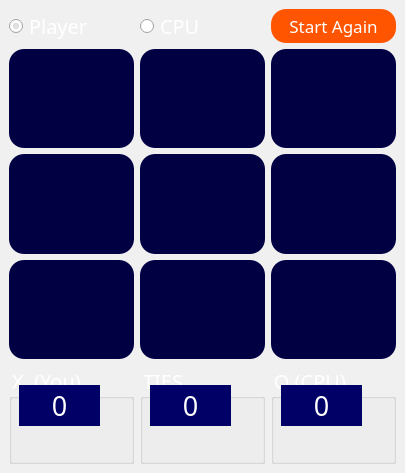
<?xml version="1.0" encoding="UTF-8"?>
<ui version="4.0">
 <class>MainWindow</class>
 <widget class="QMainWindow" name="MainWindow">
  <property name="geometry">
   <rect>
    <x>0</x>
    <y>0</y>
    <width>352</width>
    <height>473</height>
   </rect>
  </property>
  <property name="palette">
   <palette>
    <active>
     <colorrole role="Window">
      <brush brushstyle="SolidPattern">
       <color alpha="255">
        <red>0</red>
        <green>0</green>
        <blue>103</blue>
       </color>
      </brush>
     </colorrole>
    </active>
    <inactive>
     <colorrole role="Window">
      <brush brushstyle="SolidPattern">
       <color alpha="255">
        <red>240</red>
        <green>240</green>
        <blue>240</blue>
       </color>
      </brush>
     </colorrole>
    </inactive>
    <disabled>
     <colorrole role="Window">
      <brush brushstyle="SolidPattern">
       <color alpha="255">
        <red>0</red>
        <green>0</green>
        <blue>103</blue>
       </color>
      </brush>
     </colorrole>
    </disabled>
   </palette>
  </property>
  <property name="font">
   <font>
    <family>Forte</family>
   </font>
  </property>
  <property name="windowTitle">
   <string>MainWindow</string>
  </property>
  <widget class="QWidget" name="centralwidget">
   <layout class="QGridLayout" name="gridLayout">
    <item row="0" column="0">
     <widget class="QRadioButton" name="Player">
      <property name="enabled">
       <bool>true</bool>
      </property>
      <property name="font">
       <font>
        <family>Forte</family>
        <pointsize>15</pointsize>
       </font>
      </property>
      <property name="styleSheet">
       <string notr="true">color:#ffffff;</string>
      </property>
      <property name="text">
       <string>Player </string>
      </property>
      <property name="checkable">
       <bool>true</bool>
      </property>
      <property name="checked">
       <bool>true</bool>
      </property>
     </widget>
    </item>
    <item row="0" column="1">
     <widget class="QRadioButton" name="CPU">
      <property name="font">
       <font>
        <family>Forte</family>
        <pointsize>15</pointsize>
       </font>
      </property>
      <property name="styleSheet">
       <string notr="true">color:#ffffff;</string>
      </property>
      <property name="text">
       <string>CPU</string>
      </property>
     </widget>
    </item>
    <item row="0" column="2">
     <widget class="QPushButton" name="btn_startagain">
      <property name="sizePolicy">
       <sizepolicy hsizetype="Minimum" vsizetype="Minimum">
        <horstretch>0</horstretch>
        <verstretch>0</verstretch>
       </sizepolicy>
      </property>
      <property name="font">
       <font>
        <family>Forte</family>
        <pointsize>13</pointsize>
       </font>
      </property>
      <property name="styleSheet">
       <string notr="true">background-color:rgb(255, 85, 0);
color:#ffffff;
border-radius:15px;
box-shadow:20px 20px #888888;</string>
      </property>
      <property name="text">
       <string>Start Again</string>
      </property>
     </widget>
    </item>
    <item row="1" column="0">
     <widget class="QPushButton" name="btn_1">
      <property name="sizePolicy">
       <sizepolicy hsizetype="Minimum" vsizetype="Minimum">
        <horstretch>0</horstretch>
        <verstretch>0</verstretch>
       </sizepolicy>
      </property>
      <property name="font">
       <font>
        <family>Forte</family>
        <pointsize>40</pointsize>
       </font>
      </property>
      <property name="styleSheet">
       <string notr="true">background-color:rgb(0, 0, 67);
border-radius:15px;
box-shadow:20px 20px #888888;</string>
      </property>
      <property name="text">
       <string/>
      </property>
     </widget>
    </item>
    <item row="1" column="1">
     <widget class="QPushButton" name="btn_2">
      <property name="sizePolicy">
       <sizepolicy hsizetype="Minimum" vsizetype="Minimum">
        <horstretch>0</horstretch>
        <verstretch>0</verstretch>
       </sizepolicy>
      </property>
      <property name="font">
       <font>
        <family>Forte</family>
        <pointsize>40</pointsize>
       </font>
      </property>
      <property name="styleSheet">
       <string notr="true">background-color:rgb(0, 0, 67);
border-radius:15px;
box-shadow:20px 20px #888888;</string>
      </property>
      <property name="text">
       <string/>
      </property>
     </widget>
    </item>
    <item row="1" column="2">
     <widget class="QPushButton" name="btn_3">
      <property name="sizePolicy">
       <sizepolicy hsizetype="Minimum" vsizetype="Minimum">
        <horstretch>0</horstretch>
        <verstretch>0</verstretch>
       </sizepolicy>
      </property>
      <property name="font">
       <font>
        <family>Forte</family>
        <pointsize>40</pointsize>
       </font>
      </property>
      <property name="styleSheet">
       <string notr="true">background-color:rgb(0, 0, 67);
border-radius:15px;
box-shadow:20px 20px #888888;</string>
      </property>
      <property name="text">
       <string/>
      </property>
     </widget>
    </item>
    <item row="2" column="0">
     <widget class="QPushButton" name="btn_4">
      <property name="sizePolicy">
       <sizepolicy hsizetype="Minimum" vsizetype="Minimum">
        <horstretch>0</horstretch>
        <verstretch>0</verstretch>
       </sizepolicy>
      </property>
      <property name="font">
       <font>
        <family>Forte</family>
        <pointsize>40</pointsize>
       </font>
      </property>
      <property name="styleSheet">
       <string notr="true">background-color:rgb(0, 0, 67);
border-radius:15px;
box-shadow:20px 20px #888888;</string>
      </property>
      <property name="text">
       <string/>
      </property>
     </widget>
    </item>
    <item row="2" column="1">
     <widget class="QPushButton" name="btn_5">
      <property name="sizePolicy">
       <sizepolicy hsizetype="Minimum" vsizetype="Minimum">
        <horstretch>0</horstretch>
        <verstretch>0</verstretch>
       </sizepolicy>
      </property>
      <property name="font">
       <font>
        <family>Forte</family>
        <pointsize>40</pointsize>
       </font>
      </property>
      <property name="styleSheet">
       <string notr="true">background-color:rgb(0, 0, 67);
border-radius:15px;
box-shadow:20px 20px #888888;</string>
      </property>
      <property name="text">
       <string/>
      </property>
     </widget>
    </item>
    <item row="2" column="2">
     <widget class="QPushButton" name="btn_6">
      <property name="sizePolicy">
       <sizepolicy hsizetype="Minimum" vsizetype="Minimum">
        <horstretch>0</horstretch>
        <verstretch>0</verstretch>
       </sizepolicy>
      </property>
      <property name="font">
       <font>
        <family>Forte</family>
        <pointsize>40</pointsize>
       </font>
      </property>
      <property name="styleSheet">
       <string notr="true">background-color:rgb(0, 0, 67);
border-radius:15px;
box-shadow:20px 20px #888888;</string>
      </property>
      <property name="text">
       <string/>
      </property>
     </widget>
    </item>
    <item row="3" column="0">
     <widget class="QPushButton" name="btn_7">
      <property name="sizePolicy">
       <sizepolicy hsizetype="Minimum" vsizetype="Minimum">
        <horstretch>0</horstretch>
        <verstretch>0</verstretch>
       </sizepolicy>
      </property>
      <property name="font">
       <font>
        <family>Forte</family>
        <pointsize>40</pointsize>
       </font>
      </property>
      <property name="styleSheet">
       <string notr="true">background-color:rgb(0, 0, 67);
border-radius:15px;
box-shadow:20px 20px #888888;</string>
      </property>
      <property name="text">
       <string/>
      </property>
     </widget>
    </item>
    <item row="3" column="1">
     <widget class="QPushButton" name="btn_8">
      <property name="sizePolicy">
       <sizepolicy hsizetype="Minimum" vsizetype="Minimum">
        <horstretch>0</horstretch>
        <verstretch>0</verstretch>
       </sizepolicy>
      </property>
      <property name="font">
       <font>
        <family>Forte</family>
        <pointsize>40</pointsize>
       </font>
      </property>
      <property name="styleSheet">
       <string notr="true">background-color:rgb(0, 0, 67);
border-radius:15px;
box-shadow:20px 20px #888888;</string>
      </property>
      <property name="text">
       <string/>
      </property>
     </widget>
    </item>
    <item row="3" column="2">
     <widget class="QPushButton" name="btn_9">
      <property name="sizePolicy">
       <sizepolicy hsizetype="Minimum" vsizetype="Minimum">
        <horstretch>0</horstretch>
        <verstretch>0</verstretch>
       </sizepolicy>
      </property>
      <property name="font">
       <font>
        <family>Forte</family>
        <pointsize>40</pointsize>
       </font>
      </property>
      <property name="styleSheet">
       <string notr="true">background-color:rgb(0, 0, 67);
border-radius:15px;
box-shadow:20px 20px #888888;</string>
      </property>
      <property name="text">
       <string/>
      </property>
     </widget>
    </item>
    <item row="4" column="0" colspan="3">
     <layout class="QHBoxLayout" name="horizontalLayout">
      <item>
       <widget class="QGroupBox" name="groupBox">
        <property name="font">
         <font>
          <family>Forte</family>
          <pointsize>15</pointsize>
         </font>
        </property>
        <property name="styleSheet">
         <string notr="true">color:#fff;</string>
        </property>
        <property name="title">
         <string>X  (You)</string>
        </property>
        <widget class="QPushButton" name="btn_xwin">
         <property name="geometry">
          <rect>
           <x>10</x>
           <y>20</y>
           <width>81</width>
           <height>41</height>
          </rect>
         </property>
         <property name="sizePolicy">
          <sizepolicy hsizetype="Minimum" vsizetype="Expanding">
           <horstretch>0</horstretch>
           <verstretch>0</verstretch>
          </sizepolicy>
         </property>
         <property name="font">
          <font>
           <family>Forte</family>
           <pointsize>20</pointsize>
          </font>
         </property>
         <property name="styleSheet">
          <string notr="true">color:#ffffff;
background-color:#000067;
border:none;</string>
         </property>
         <property name="text">
          <string>0</string>
         </property>
        </widget>
       </widget>
      </item>
      <item>
       <widget class="QGroupBox" name="groupBox_2">
        <property name="font">
         <font>
          <family>Forte</family>
          <pointsize>15</pointsize>
         </font>
        </property>
        <property name="styleSheet">
         <string notr="true">color:#fff;</string>
        </property>
        <property name="title">
         <string>TIES</string>
        </property>
        <widget class="QPushButton" name="btn_tie">
         <property name="geometry">
          <rect>
           <x>10</x>
           <y>20</y>
           <width>81</width>
           <height>41</height>
          </rect>
         </property>
         <property name="sizePolicy">
          <sizepolicy hsizetype="Minimum" vsizetype="Expanding">
           <horstretch>0</horstretch>
           <verstretch>0</verstretch>
          </sizepolicy>
         </property>
         <property name="font">
          <font>
           <family>Forte</family>
           <pointsize>20</pointsize>
          </font>
         </property>
         <property name="styleSheet">
          <string notr="true">color:#ffffff;
background-color:#000067;
border:none;</string>
         </property>
         <property name="text">
          <string>0</string>
         </property>
        </widget>
       </widget>
      </item>
      <item>
       <widget class="QGroupBox" name="groupBox_3">
        <property name="font">
         <font>
          <family>Forte</family>
          <pointsize>15</pointsize>
         </font>
        </property>
        <property name="styleSheet">
         <string notr="true">color:#fff;</string>
        </property>
        <property name="title">
         <string>O (CPU)</string>
        </property>
        <widget class="QPushButton" name="btn_owin">
         <property name="geometry">
          <rect>
           <x>10</x>
           <y>20</y>
           <width>81</width>
           <height>41</height>
          </rect>
         </property>
         <property name="sizePolicy">
          <sizepolicy hsizetype="Minimum" vsizetype="Expanding">
           <horstretch>0</horstretch>
           <verstretch>0</verstretch>
          </sizepolicy>
         </property>
         <property name="font">
          <font>
           <family>Forte</family>
           <pointsize>20</pointsize>
          </font>
         </property>
         <property name="styleSheet">
          <string notr="true">color:#ffffff;
background-color:#000067;
border:none;</string>
         </property>
         <property name="text">
          <string>0</string>
         </property>
        </widget>
       </widget>
      </item>
     </layout>
    </item>
   </layout>
  </widget>
 </widget>
 <resources/>
 <connections/>
</ui>
